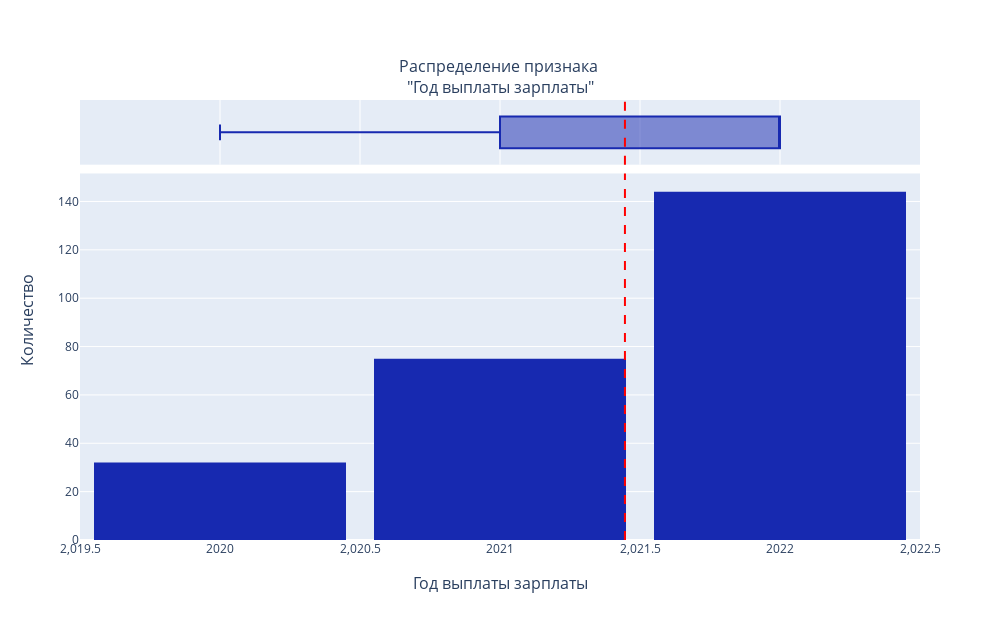
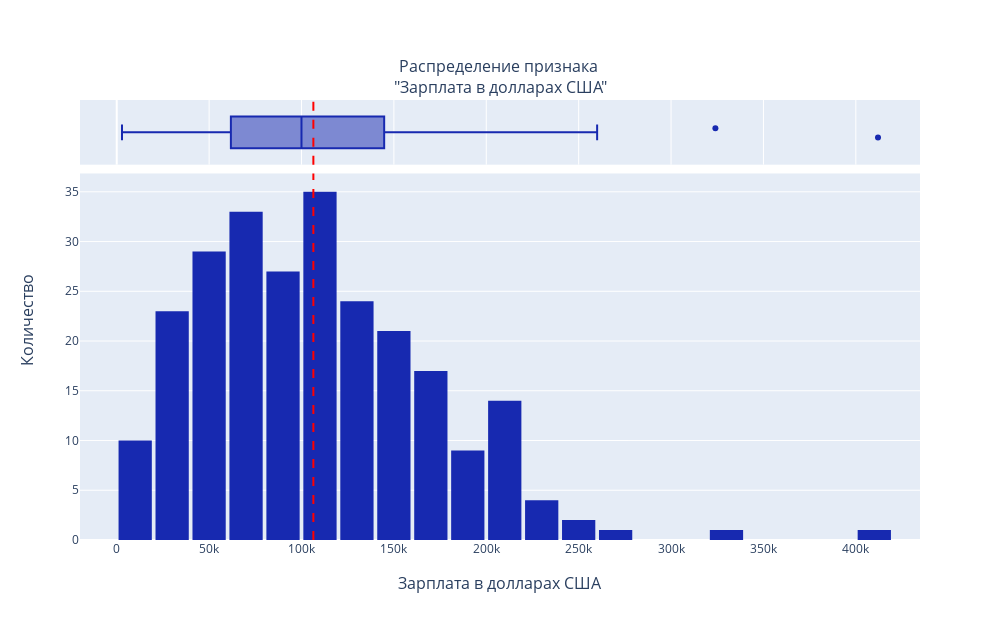

Notebook code cell kept with these figures, in order:
### Markdown cell above
#### Числовые признаки

### Code cell
for col in df_ds_salaries_cleared.columns:
    if df_ds_salaries_cleared[col].dtype in ['int64', 'float32']:
        # Инициализация полотна на два графика с общей осью X
        fig_col = make_subplots(rows=2, cols=1,
                                shared_xaxes=True, # Общая ось Х
                                x_title=dict_col_name_rus[col],
                                y_title='Количество',
                                row_heights=[0.15, 0.85], # Относительная высота полотен
                                subplot_titles=(f"Распределение признака <br>\"{dict_col_name_rus[col]}\"", ""),
                                vertical_spacing=0.02) # Высота разделителя
        # Построение коробчатой диаграммы
        fig_col.add_trace(go.Box(x=df_ds_salaries_cleared[col],
                                 marker_color = '#1729B0', # Цвет маркера
                                 jitter=0.5, # Разнос точек выбросов по вертикали
                                 name='',
                                 showlegend=False),
                          row=1, col=1)
        # Построение гистограммы
        fig_col.add_trace(go.Histogram(x=df_ds_salaries_cleared[col],
                                       marker_color = '#1729B0', # Цвет маркера
                                       name=dict_col_name_rus[col], # Название набора данных
                                       showlegend=False),
                          row=2, col=1)
        # Построение линии среднего значения
        fig_col.add_vline(x=df_ds_salaries_cleared[col].mean(),
                          line=dict(color="Red", dash='dash')) # Стиль линии
        # Размер полотна
        fig_col.update_layout(autosize = False, width = 1000, height = 620,
                              bargap=0.1) # Расстояние между столбцами гистограммы
        fig_col.show()
        
        display(df_ds_salaries_cleared[col].describe().round(2))

### Figure 1 — Plotly figure (JSON) as saved in the notebook; plotly's stock layout.template omitted (floating-point values rounded to 4 significant figures; data arrays with more than 128 entries replaced by an {"elided": "..."} marker saying what was removed)
{"data": [{"jitter": 0.5, "marker": {"color": "#1729B0"}, "name": "", "showlegend": false, "type": "box", "x": {"elided": "251 int values"}, "xaxis": "x", "yaxis": "y"}, {"marker": {"color": "#1729B0"}, "name": "Год выплаты зарплаты", "showlegend": false, "type": "histogram", "x": {"elided": "251 int values"}, "xaxis": "x2", "yaxis": "y2"}], "layout": {"annotations": [{"font": {"size": 16}, "showarrow": false, "text": "Распределение признака <br>\"Год выплаты зарплаты\"", "x": 0.5, "xanchor": "center", "xref": "paper", "y": 1, "yanchor": "bottom", "yref": "paper"}, {"font": {"size": 16}, "showarrow": false, "text": "Год выплаты зарплаты", "x": 0.5, "xanchor": "center", "xref": "paper", "y": 0, "yanchor": "top", "yref": "paper", "yshift": -30}, {"font": {"size": 16}, "showarrow": false, "text": "Количество", "textangle": -90, "x": 0, "xanchor": "right", "xref": "paper", "xshift": -40, "y": 0.5, "yanchor": "middle", "yref": "paper"}], "autosize": false, "bargap": 0.1, "height": 620, "shapes": [{"line": {"color": "Red", "dash": "dash"}, "type": "line", "x0": 2021.0, "x1": 2021.0, "xref": "x", "y0": 0, "y1": 1, "yref": "y domain"}, {"line": {"color": "Red", "dash": "dash"}, "type": "line", "x0": 2021.0, "x1": 2021.0, "xref": "x2", "y0": 0, "y1": 1, "yref": "y2 domain"}], "width": 1000, "xaxis": {"anchor": "y", "domain": [0, 1], "matches": "x2", "showticklabels": false}, "xaxis2": {"anchor": "y2", "domain": [0, 1]}, "yaxis": {"anchor": "x", "domain": [0.853, 1]}, "yaxis2": {"anchor": "x2", "domain": [0, 0.833]}}}

### Figure 2 — Plotly figure (JSON) as saved in the notebook; plotly's stock layout.template omitted (floating-point values rounded to 4 significant figures; data arrays with more than 128 entries replaced by an {"elided": "..."} marker saying what was removed)
{"data": [{"jitter": 0.5, "marker": {"color": "#1729B0"}, "name": "", "showlegend": false, "type": "box", "x": {"elided": "251 int values"}, "xaxis": "x", "yaxis": "y"}, {"marker": {"color": "#1729B0"}, "name": "Зарплата в долларах США", "showlegend": false, "type": "histogram", "x": {"elided": "251 int values"}, "xaxis": "x2", "yaxis": "y2"}], "layout": {"annotations": [{"font": {"size": 16}, "showarrow": false, "text": "Распределение признака <br>\"Зарплата в долларах США\"", "x": 0.5, "xanchor": "center", "xref": "paper", "y": 1, "yanchor": "bottom", "yref": "paper"}, {"font": {"size": 16}, "showarrow": false, "text": "Зарплата в долларах США", "x": 0.5, "xanchor": "center", "xref": "paper", "y": 0, "yanchor": "top", "yref": "paper", "yshift": -30}, {"font": {"size": 16}, "showarrow": false, "text": "Количество", "textangle": -90, "x": 0, "xanchor": "right", "xref": "paper", "xshift": -40, "y": 0.5, "yanchor": "middle", "yref": "paper"}], "autosize": false, "bargap": 0.1, "height": 620, "shapes": [{"line": {"color": "Red", "dash": "dash"}, "type": "line", "x0": 106400.0, "x1": 106400.0, "xref": "x", "y0": 0, "y1": 1, "yref": "y domain"}, {"line": {"color": "Red", "dash": "dash"}, "type": "line", "x0": 106400.0, "x1": 106400.0, "xref": "x2", "y0": 0, "y1": 1, "yref": "y2 domain"}], "width": 1000, "xaxis": {"anchor": "y", "domain": [0, 1], "matches": "x2", "showticklabels": false}, "xaxis2": {"anchor": "y2", "domain": [0, 1]}, "yaxis": {"anchor": "x", "domain": [0.853, 1]}, "yaxis2": {"anchor": "x2", "domain": [0, 0.833]}}}
